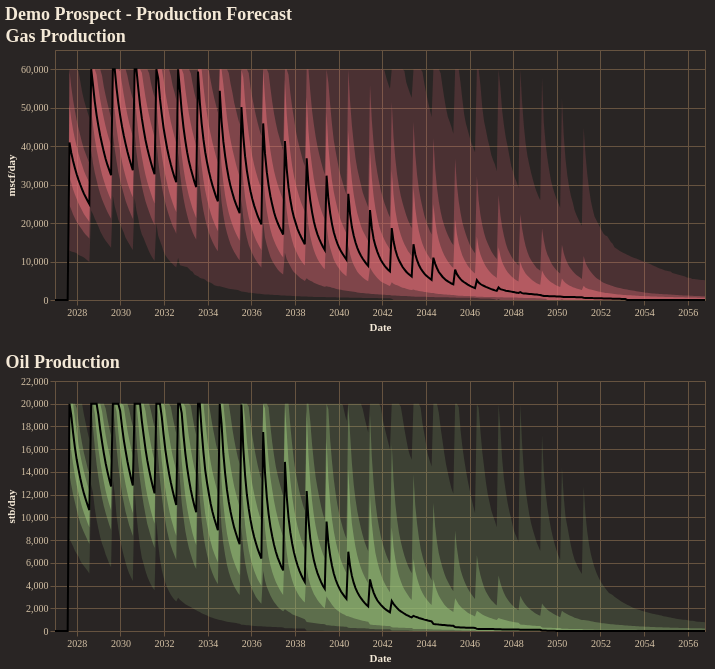

Notebook code for this chart:
### Code cell
fig = reporter.plotter.combined_production_plot(
    figsize=(650, 250),
    backend=PLOTTING_BACKEND
)
fig.show()

### Figure 1 — Vega-Lite specification as saved in the notebook (floating-point values rounded to 4 significant figures; data arrays with more than 128 entries replaced by an {"elided": "..."} marker saying what was removed)
{"config": {"background": "#292524", "view": {"fill": "#292524", "stroke": "#665340"}, "title": {"color": "#f4e9d7", "font": "Merriweather", "fontSize": 18, "fontWeight": 600, "subtitleColor": "#d5c2a6", "anchor": "start"}, "axis": {"domainColor": "#665340", "gridColor": "#665340", "tickColor": "#665340", "labelColor": "#d5c2a6", "titleColor": "#f4e9d7", "labelFont": "Merriweather", "titleFont": "Merriweather"}, "legend": {"titleColor": "#f4e9d7", "labelColor": "#d5c2a6", "labelFont": "Merriweather", "titleFont": "Merriweather", "orient": "top-right", "symbolType": "circle"}, "header": {"labelColor": "#d5c2a6", "titleColor": "#f4e9d7", "labelFont": "Merriweather", "titleFont": "Merriweather"}, "mark": {"color": "#c78d3b"}, "line": {"color": "#c78d3b"}, "bar": {"color": "#c78d3b"}, "point": {"color": "#ddb06d"}, "area": {"color": "#c78d3b", "opacity": 0.35}, "text": {"color": "#f4e9d7", "font": "Merriweather"}, "range": {"category": ["#5DA5DA", "#F28E2B", "#59C36A", "#E15759", "#B07AA1", "#4ECDC4", "#FF9DA7", "#EDC948"]}}, "vconcat": [{"layer": [{"mark": {"type": "area", "color": "rgba(224, 108, 117, 1.0)", "opacity": 0.18}, "encoding": {"tooltip": [{"field": "date", "title": "Date", "type": "temporal"}, {"field": "p01", "format": ",.2f", "title": "P01", "type": "quantitative"}, {"field": "p10", "format": ",.2f", "title": "P10", "type": "quantitative"}, {"field": "p25", "format": ",.2f", "title": "P25", "type": "quantitative"}, {"field": "p50", "format": ",.2f", "title": "P50", "type": "quantitative"}, {"field": "p75", "format": ",.2f", "title": "P75", "type": "quantitative"}, {"field": "p90", "format": ",.2f", "title": "P90", "type": "quantitative"}, {"field": "p99", "format": ",.2f", "title": "P99", "type": "quantitative"}], "x": {"field": "date", "title": "Date", "type": "temporal"}, "y": {"field": "p01", "title": "mscf/day", "type": "quantitative"}, "y2": {"field": "p99"}}}, {"mark": {"type": "area", "color": "rgba(224, 108, 117, 1.0)", "opacity": 0.35}, "encoding": {"tooltip": [{"field": "date", "title": "Date", "type": "temporal"}, {"field": "p01", "format": ",.2f", "title": "P01", "type": "quantitative"}, {"field": "p10", "format": ",.2f", "title": "P10", "type": "quantitative"}, {"field": "p25", "format": ",.2f", "title": "P25", "type": "quantitative"}, {"field": "p50", "format": ",.2f", "title": "P50", "type": "quantitative"}, {"field": "p75", "format": ",.2f", "title": "P75", "type": "quantitative"}, {"field": "p90", "format": ",.2f", "title": "P90", "type": "quantitative"}, {"field": "p99", "format": ",.2f", "title": "P99", "type": "quantitative"}], "x": {"field": "date", "title": "Date", "type": "temporal"}, "y": {"field": "p10", "title": "mscf/day", "type": "quantitative"}, "y2": {"field": "p90"}}}, {"mark": {"type": "area", "color": "rgba(224, 108, 117, 1.0)", "opacity": 0.55}, "encoding": {"tooltip": [{"field": "date", "title": "Date", "type": "temporal"}, {"field": "p01", "format": ",.2f", "title": "P01", "type": "quantitative"}, {"field": "p10", "format": ",.2f", "title": "P10", "type": "quantitative"}, {"field": "p25", "format": ",.2f", "title": "P25", "type": "quantitative"}, {"field": "p50", "format": ",.2f", "title": "P50", "type": "quantitative"}, {"field": "p75", "format": ",.2f", "title": "P75", "type": "quantitative"}, {"field": "p90", "format": ",.2f", "title": "P90", "type": "quantitative"}, {"field": "p99", "format": ",.2f", "title": "P99", "type": "quantitative"}], "x": {"field": "date", "title": "Date", "type": "temporal"}, "y": {"field": "p25", "title": "mscf/day", "type": "quantitative"}, "y2": {"field": "p75"}}}, {"mark": {"type": "line", "color": "black", "strokeWidth": 2}, "encoding": {"tooltip": [{"field": "date", "title": "Date", "type": "temporal"}, {"field": "p01", "format": ",.2f", "title": "P01", "type": "quantitative"}, {"field": "p10", "format": ",.2f", "title": "P10", "type": "quantitative"}, {"field": "p25", "format": ",.2f", "title": "P25", "type": "quantitative"}, {"field": "p50", "format": ",.2f", "title": "P50", "type": "quantitative"}, {"field": "p75", "format": ",.2f", "title": "P75", "type": "quantitative"}, {"field": "p90", "format": ",.2f", "title": "P90", "type": "quantitative"}, {"field": "p99", "format": ",.2f", "title": "P99", "type": "quantitative"}], "x": {"field": "date", "title": "Date", "type": "temporal"}, "y": {"field": "p50", "title": "mscf/day", "type": "quantitative"}}}], "data": {"name": "data-e8ceb8811a3fb258f1fccdbf834a9d0c"}, "height": 250, "title": "Gas Production", "width": 650}, {"layer": [{"mark": {"type": "area", "color": "rgba(152, 195, 121, 1.0)", "opacity": 0.18}, "encoding": {"tooltip": [{"field": "date", "title": "Date", "type": "temporal"}, {"field": "p01", "format": ",.2f", "title": "P01", "type": "quantitative"}, {"field": "p10", "format": ",.2f", "title": "P10", "type": "quantitative"}, {"field": "p25", "format": ",.2f", "title": "P25", "type": "quantitative"}, {"field": "p50", "format": ",.2f", "title": "P50", "type": "quantitative"}, {"field": "p75", "format": ",.2f", "title": "P75", "type": "quantitative"}, {"field": "p90", "format": ",.2f", "title": "P90", "type": "quantitative"}, {"field": "p99", "format": ",.2f", "title": "P99", "type": "quantitative"}], "x": {"field": "date", "title": "Date", "type": "temporal"}, "y": {"field": "p01", "title": "stb/day", "type": "quantitative"}, "y2": {"field": "p99"}}}, {"mark": {"type": "area", "color": "rgba(152, 195, 121, 1.0)", "opacity": 0.35}, "encoding": {"tooltip": [{"field": "date", "title": "Date", "type": "temporal"}, {"field": "p01", "format": ",.2f", "title": "P01", "type": "quantitative"}, {"field": "p10", "format": ",.2f", "title": "P10", "type": "quantitative"}, {"field": "p25", "format": ",.2f", "title": "P25", "type": "quantitative"}, {"field": "p50", "format": ",.2f", "title": "P50", "type": "quantitative"}, {"field": "p75", "format": ",.2f", "title": "P75", "type": "quantitative"}, {"field": "p90", "format": ",.2f", "title": "P90", "type": "quantitative"}, {"field": "p99", "format": ",.2f", "title": "P99", "type": "quantitative"}], "x": {"field": "date", "title": "Date", "type": "temporal"}, "y": {"field": "p10", "title": "stb/day", "type": "quantitative"}, "y2": {"field": "p90"}}}, {"mark": {"type": "area", "color": "rgba(152, 195, 121, 1.0)", "opacity": 0.55}, "encoding": {"tooltip": [{"field": "date", "title": "Date", "type": "temporal"}, {"field": "p01", "format": ",.2f", "title": "P01", "type": "quantitative"}, {"field": "p10", "format": ",.2f", "title": "P10", "type": "quantitative"}, {"field": "p25", "format": ",.2f", "title": "P25", "type": "quantitative"}, {"field": "p50", "format": ",.2f", "title": "P50", "type": "quantitative"}, {"field": "p75", "format": ",.2f", "title": "P75", "type": "quantitative"}, {"field": "p90", "format": ",.2f", "title": "P90", "type": "quantitative"}, {"field": "p99", "format": ",.2f", "title": "P99", "type": "quantitative"}], "x": {"field": "date", "title": "Date", "type": "temporal"}, "y": {"field": "p25", "title": "stb/day", "type": "quantitative"}, "y2": {"field": "p75"}}}, {"mark": {"type": "line", "color": "black", "strokeWidth": 2}, "encoding": {"tooltip": [{"field": "date", "title": "Date", "type": "temporal"}, {"field": "p01", "format": ",.2f", "title": "P01", "type": "quantitative"}, {"field": "p10", "format": ",.2f", "title": "P10", "type": "quantitative"}, {"field": "p25", "format": ",.2f", "title": "P25", "type": "quantitative"}, {"field": "p50", "format": ",.2f", "title": "P50", "type": "quantitative"}, {"field": "p75", "format": ",.2f", "title": "P75", "type": "quantitative"}, {"field": "p90", "format": ",.2f", "title": "P90", "type": "quantitative"}, {"field": "p99", "format": ",.2f", "title": "P99", "type": "quantitative"}], "x": {"field": "date", "title": "Date", "type": "temporal"}, "y": {"field": "p50", "title": "stb/day", "type": "quantitative"}}}], "data": {"name": "data-e4ec35b05acb4b6ced40419e5803edbf"}, "height": 250, "title": "Oil Production", "width": 650}], "title": "Demo Prospect - Production Forecast", "$schema": "https://vega.github.io/schema/vega-lite/v5.20.1.json", "datasets": {"data-e8ceb8811a3fb258f1fccdbf834a9d0c": {"elided": "360 records"}, "data-e4ec35b05acb4b6ced40419e5803edbf": {"elided": "360 records"}}}
